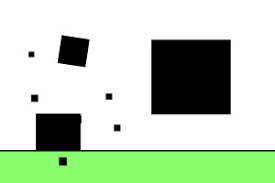
#> input picture Part17/whiteblock.png, 275 x 183 px
$ python blog017b.py
#> lines starting #> are read from the running program, lines starting #| are printed output that depends on the picture
import cv2
import numpy as np

# 图像的底帽运算
# 用图像闭运算操作减去原始图像后的结果，从而获取图像内部的小孔或前景色中的黑点
src = cv2.imread('whiteblock.png',cv2.IMREAD_UNCHANGED)
#> src is the input picture: shape (183, 275, 3); mean B, G, R 184.6, 209.5, 189.4
kernel = np.ones((10,10),np.uint8)
result = cv2.morphologyEx(src,cv2.MORPH_BLACKHAT,kernel)
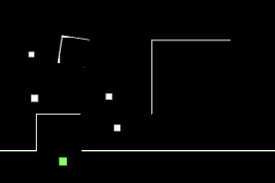
#> result: shape (183, 275, 3); mean B, G, R 4, 4.4, 4.1

cv2.imshow('src',src)
cv2.imshow('result',result)
cv2.waitKey(0)
cv2.destroyAllWindows()
